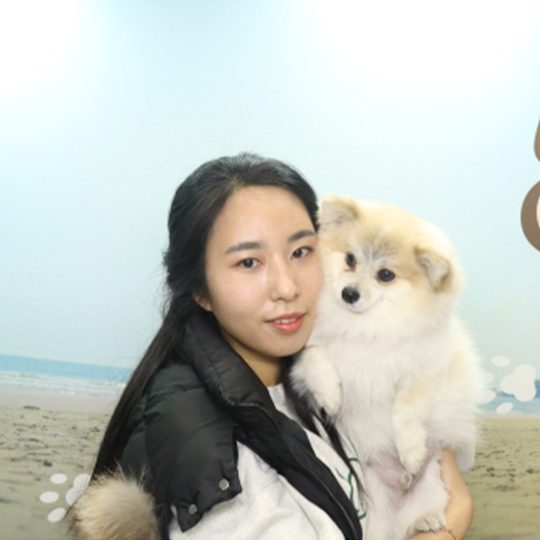
#> input picture filter/test_1.jpeg, 1080 x 1080 px (shown at 1/2 size)
$ python -i all.py   (imports and definitions only)
#> lines starting #> are read from the running program, lines starting #| are printed output that depends on the picture; after the words box and inside, x2 and y2 are one past the last pixel; in counts of white or black regions, pixels touching at a corner belong together
import cv2
import matplotlib.pyplot as plt
import numpy as np
import typing


class PencilSketch:
    """Apply pencil sketch effect to an image
    """
    # [123 lines left out: functions __init__, dodge, sharpen, __call__, img2sketch, pencil_sketch, not called in this run]


def cartoon_filter(image, *args, **kwargs):
#> called with image = 'test_1.jpeg'
    img = cv2.imread(image)
#> img is the input picture: shape (1080, 1080, 3); mean B, G, R 191.4, 198.9, 194.8
    # Display the original image
    cv2.imshow("Original Image", img)

    # Convert the image to grayscale
    gray_img = cv2.cvtColor(img, cv2.COLOR_BGR2GRAY)
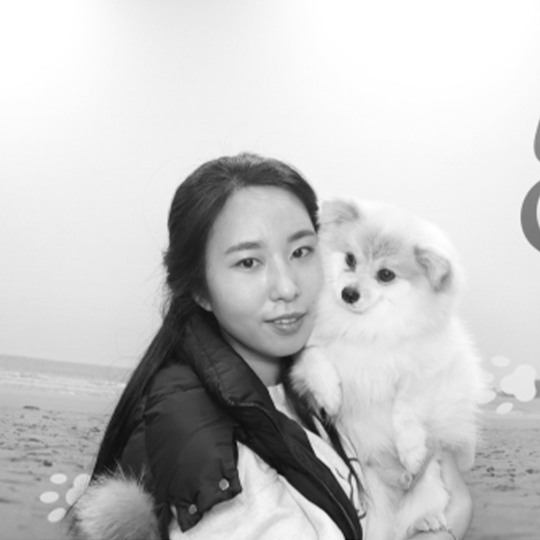
#> gray_img: shape (1080, 1080) (shown at 1/2 size); min 3, max 255, mean 196.8

    # Apply median blur to smooth the image
    smooth_img = cv2.medianBlur(gray_img, 5)

    # Apply adaptive thresholding to detect edges
    edges = cv2.adaptiveThreshold(smooth_img, 255, cv2.ADAPTIVE_THRESH_MEAN_C, cv2.THRESH_BINARY, 7, 2)
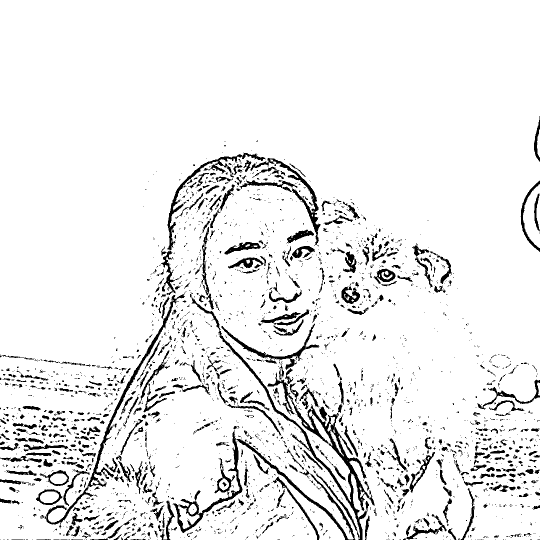
#> edges: shape (1080, 1080) (shown at 1/2 size); 92.3% white; 2629 black regions (2071 under 20 px), largest, box (x1, y1, x2, y2) and area: (380, 588, 749, 1080) 9232, (89, 583, 371, 1049) 3980, (346, 859, 485, 1066) 3267

    # Apply bilateral filter to create the cartoon effect
    color_img = cv2.bilateralFilter(img, 9, 300, 300)

    # Apply bitwise AND to combine the edge-detected image with the cartoon-like image
    cartoon_img = cv2.bitwise_and(color_img, color_img, mask=edges)
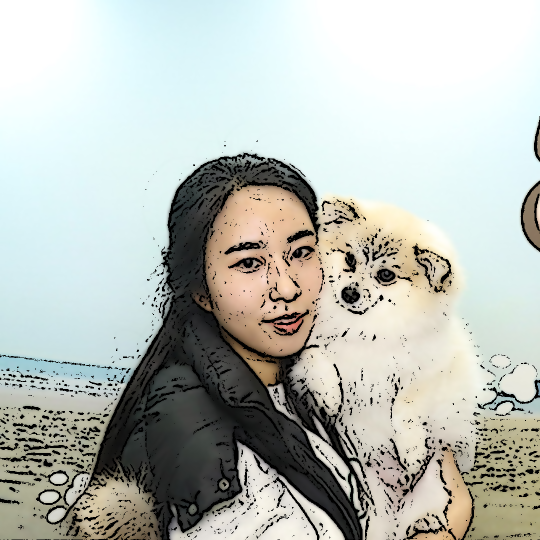
#> cartoon_img: shape (1080, 1080, 3) (shown at 1/2 size); mean B, G, R 183.2, 189.7, 185.2

    # Display the cartoonized image
    cv2.imshow("Cartoonized Image", cartoon_img)

    # Save the cartoonized image
    cv2.imwrite("cartoonized.jpg", cartoon_img)

    # Apply Gaussian blur to reduce noise
    blurred = cv2.GaussianBlur(cartoon_img, (5, 5), 0)

    # Save the output image
    cv2.imwrite('reduced_noise.jpg', blurred)


# [37 lines left out: functions remove_hotspots, remove_background, not called in this run]


# remove_background('images/5.jpg')

>>> result = cartoon_filter('test_1.jpeg')

$ run again, on filter/test_2.jpeg
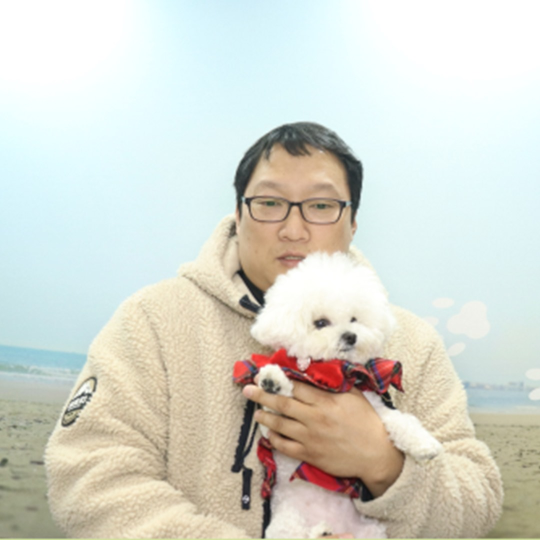
#> input picture filter/test_2.jpeg, 1080 x 1080 px (shown at 1/2 size)
#> in cartoon_filter, img is the input picture: shape (1080, 1080, 3); mean B, G, R 205.8, 215.6, 213.9
#> in cartoon_filter, `edges = cv2.adaptiveThreshold(smooth_img, 255, cv2.ADAPTIVE_THRESH_MEA..`:
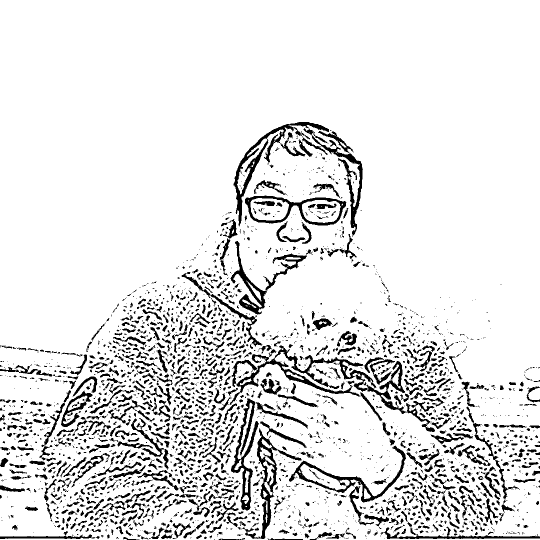
#> edges: shape (1080, 1080) (shown at 1/2 size); 89.1% white; 2782 black regions (1791 under 20 px), largest, box (x1, y1, x2, y2) and area: (463, 691, 870, 864) 8977, (467, 244, 658, 452) 4147, (485, 856, 604, 1078) 3449
#> in cartoon_filter, `cartoon_img = cv2.bitwise_and(color_img, color_img, mask=edges)`:
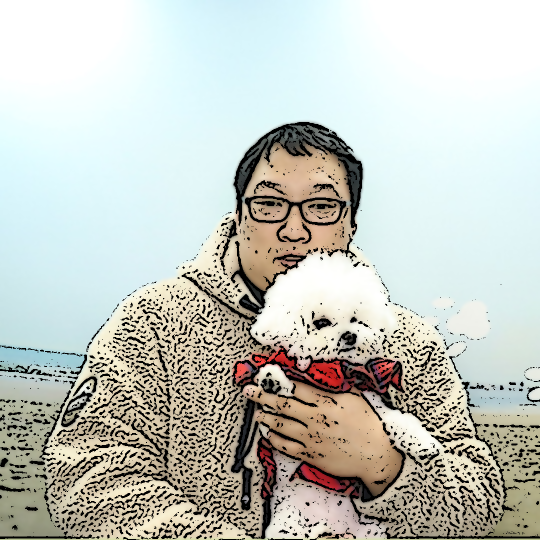
#> cartoon_img: shape (1080, 1080, 3) (shown at 1/2 size); mean B, G, R 190.9, 198.5, 195.1

$ run again, on filter/test_3.jpeg
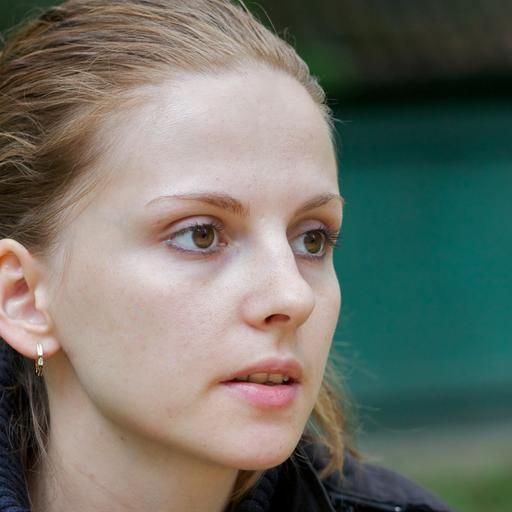
#> input picture filter/test_3.jpeg, 512 x 512 px
#> in cartoon_filter, img is the input picture: shape (512, 512, 3); mean B, G, R 104.7, 114.1, 111.8
#> in cartoon_filter, `edges = cv2.adaptiveThreshold(smooth_img, 255, cv2.ADAPTIVE_THRESH_MEA..`:
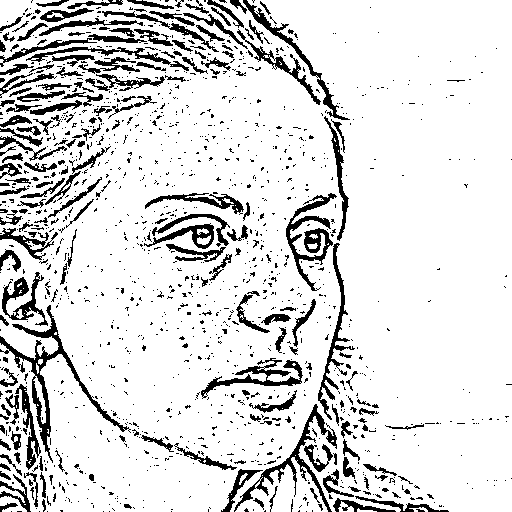
#> edges: shape (512, 512); 86.2% white; 1415 black regions (1210 under 20 px), largest, box (x1, y1, x2, y2) and area: (0, 305, 131, 463) 2055, (286, 193, 337, 291) 1391, (234, 404, 337, 512) 1386
#> in cartoon_filter, `blurred = cv2.GaussianBlur(cartoon_img, (5, 5), 0)`:
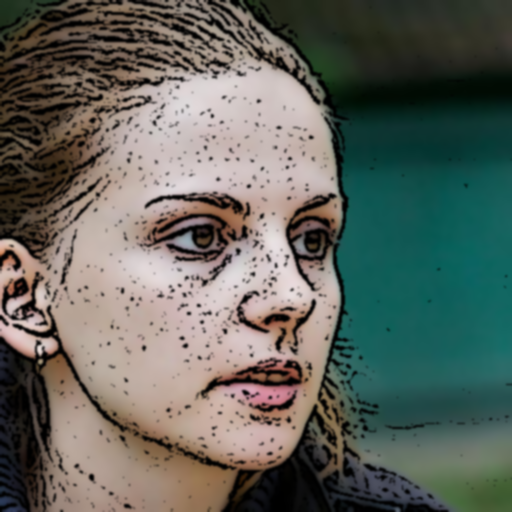
#> blurred: shape (512, 512, 3); mean B, G, R 93.3, 101.1, 96.6
